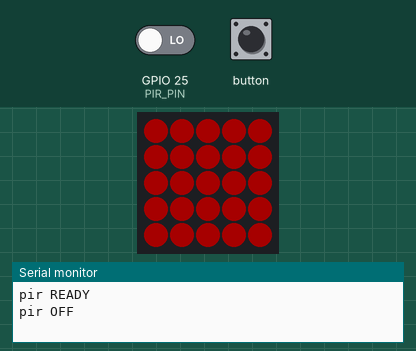
A program run on a simulated ESP32. On the bench: 5×5 RGB LED matrix (first LED top left, wired row by row), the last lines printed to the serial monitor. Inputs (shaded band) come from the test bench; at power-on: GPIO 25 (PIR_PIN) LOW. Dim RGB values are drawn brighter than linear.

Above: at 1.3 s.
1.4 s: GPIO 25 (PIR_PIN) driven HIGH
At 2.5 s:
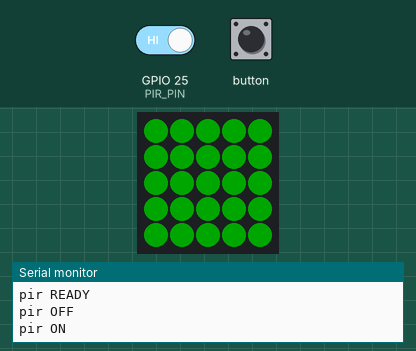
2.9 s: GPIO 25 (PIR_PIN) driven LOW
At 3.6 s:
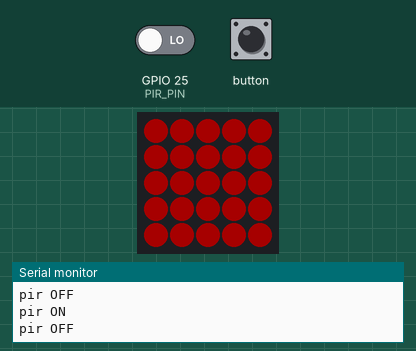
Timing chart, 0 to 5.9 s (numbered marks = the images above; inputs shaded):
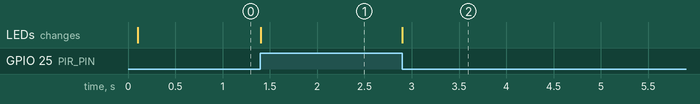

The program:

main.cpp
```cpp
#include <Arduino.h>
#include "M5Atom.h"

#define PIR_PIN 25

uint8_t ledBuf[3];

int state;


void ledState(int s)
{
  if (s == LOW) M5.dis.fillpix({255, 0, 0});
  else M5.dis.fillpix({0, 255, 0});
}

void setup()
{
  M5.begin(true, false, true);
  delay(100);
  pinMode(PIR_PIN, INPUT);

  Serial.println("pir READY");

  state = LOW;
  ledState(state);
  Serial.println("pir OFF");
}

void loop()
{
  M5.update();

  // BTN forced trigger
  if (M5.Btn.wasPressed()) {
    Serial.println("pir ON");
    state = HIGH;
    ledState(state);
    delay(1000);
  }

  // PIR trigger
  int s = digitalRead(PIR_PIN);
  if (s != state) {
    if (s == LOW) Serial.println("pir OFF");
    else          Serial.println("pir ON");
    state = s;
    ledState(state);
  }
  else delay(1);

}
```

Measured:
- after the input at 1.4 s, the LEDs: change at once (image 1)
- after the input at 2.9 s, the LEDs: change at once (image 2)
